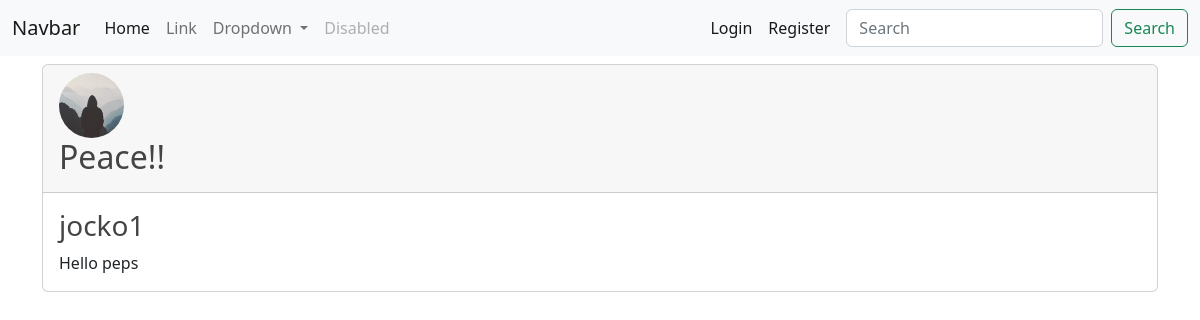
Screenshot of /post/12/ with the database file from the repository.
### blog/models.py (models this page shows, shortened)
class Post(models.Model):
    title = models.CharField(max_length=256)
    content = models.TextField()
    date_posted = models.DateTimeField(default=timezone.now)
    author = models.ForeignKey(User, on_delete=models.CASCADE)

### users/models.py (models this page shows)
class Profile(models.Model):
    image = models.ImageField(default='default.jpg', upload_to='profile_pics')
    user = models.OneToOneField(User, on_delete=models.CASCADE)

### blog/views.py (the view)
# urls.py: path('post/<int:pk>/', views.PostDetailView.as_view(), name='post-detail'),
class PostDetailView(DetailView):
    model = Post
    fields = ['title', 'content', 'date_posted', 'author']

### blog/templates/blog/post_detail.html (shortened to what this page needs)
{% extends 'blog/base.html' %}
{% block content %}
    <div class="container">
        <div class="card mt-2 mb-2">
            <div class="card-header">
                <img class="rounded-circle article-img" src="{{ post.author.profile.image.url }}" alt="profile_pic">
                <h2>{{ post.title }}</h1>
            </div>
            <div class="card-body">
                <h3>{{ post.author }}</h1>
                <p class="mb-0">{{ post.content }}</p>
            </div>
        </div>
    </div>
{% endblock content %}

### blog/static/blog/main.css (style rules this page uses)
body { background: #fafafa; color: #333333; margin-top: 5rem; }
h1, h2, h3, h4, h5, h6 { color: #444444; }
.article-img { height: 65px; width: 65px; margin-right: 16px; }

### rows the page displays
Post: author.profile.image (placeholder picture), title "Peace!!", author "jocko1", content "Hello peps"
